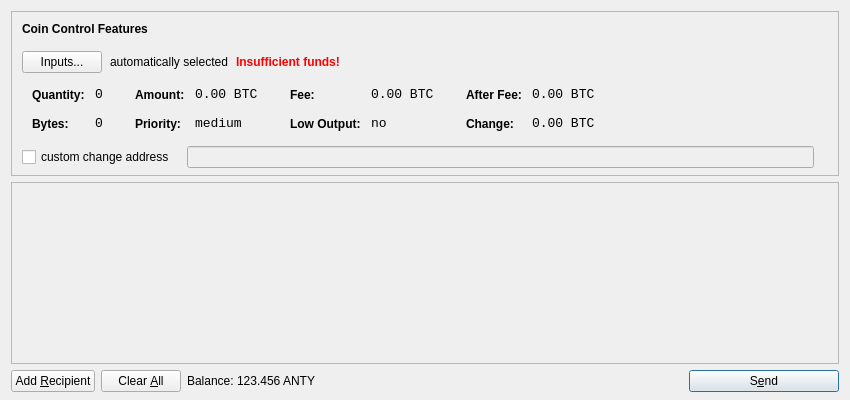
<?xml version="1.0" encoding="UTF-8"?>
<ui version="4.0">
 <class>SendCoinsDialog</class>
 <widget class="QDialog" name="SendCoinsDialog">
  <property name="geometry">
   <rect>
    <x>0</x>
    <y>0</y>
    <width>850</width>
    <height>400</height>
   </rect>
  </property>
  <property name="windowTitle">
   <string>Send Coins</string>
  </property>
  <layout class="QVBoxLayout" name="verticalLayout" stretch="0,1,0">
   <property name="bottomMargin">
    <number>8</number>
   </property>
   <item>
    <widget class="QFrame" name="frameCoinControl">
     <property name="sizePolicy">
      <sizepolicy hsizetype="Expanding" vsizetype="Expanding">
       <horstretch>0</horstretch>
       <verstretch>0</verstretch>
      </sizepolicy>
     </property>
     <property name="maximumSize">
      <size>
       <width>16777215</width>
       <height>16777215</height>
      </size>
     </property>
     <property name="frameShape">
      <enum>QFrame::StyledPanel</enum>
     </property>
     <property name="frameShadow">
      <enum>QFrame::Sunken</enum>
     </property>
     <layout class="QVBoxLayout" name="verticalLayoutCoinControl2">
      <property name="spacing">
       <number>-1</number>
      </property>
      <property name="leftMargin">
       <number>0</number>
      </property>
      <property name="topMargin">
       <number>0</number>
      </property>
      <property name="rightMargin">
       <number>0</number>
      </property>
      <property name="bottomMargin">
       <number>6</number>
      </property>
      <item>
       <layout class="QVBoxLayout" name="verticalLayoutCoinControl" stretch="0,0,0,0,1">
        <property name="spacing">
         <number>0</number>
        </property>
        <property name="leftMargin">
         <number>10</number>
        </property>
        <property name="topMargin">
         <number>10</number>
        </property>
        <item>
         <layout class="QHBoxLayout" name="horizontalLayoutCoinControl1">
          <property name="bottomMargin">
           <number>15</number>
          </property>
          <item>
           <widget class="QLabel" name="labelCoinControlFeatures">
            <property name="sizePolicy">
             <sizepolicy hsizetype="Preferred" vsizetype="Maximum">
              <horstretch>0</horstretch>
              <verstretch>0</verstretch>
             </sizepolicy>
            </property>
            <property name="font">
             <font>
              <weight>75</weight>
              <bold>true</bold>
             </font>
            </property>
            <property name="styleSheet">
             <string notr="true">font-weight:bold;</string>
            </property>
            <property name="text">
             <string>Coin Control Features</string>
            </property>
           </widget>
          </item>
         </layout>
        </item>
        <item>
         <layout class="QHBoxLayout" name="horizontalLayoutCoinControl2" stretch="0,0,0,0">
          <property name="spacing">
           <number>8</number>
          </property>
          <property name="bottomMargin">
           <number>10</number>
          </property>
          <item>
           <widget class="QPushButton" name="pushButtonCoinControl">
            <property name="styleSheet">
             <string notr="true"/>
            </property>
            <property name="text">
             <string>Inputs...</string>
            </property>
           </widget>
          </item>
          <item>
           <widget class="QLabel" name="labelCoinControlAutomaticallySelected">
            <property name="text">
             <string>automatically selected</string>
            </property>
            <property name="margin">
             <number>5</number>
            </property>
           </widget>
          </item>
          <item>
           <widget class="QLabel" name="labelCoinControlInsuffFunds">
            <property name="font">
             <font>
              <weight>75</weight>
              <bold>true</bold>
             </font>
            </property>
            <property name="styleSheet">
             <string notr="true">color:red;font-weight:bold;</string>
            </property>
            <property name="text">
             <string>Insufficient funds!</string>
            </property>
            <property name="margin">
             <number>5</number>
            </property>
           </widget>
          </item>
          <item>
           <spacer name="horizontalSpacerCoinControl">
            <property name="orientation">
             <enum>Qt::Horizontal</enum>
            </property>
            <property name="sizeHint" stdset="0">
             <size>
              <width>40</width>
              <height>1</height>
             </size>
            </property>
           </spacer>
          </item>
         </layout>
        </item>
        <item>
         <widget class="QWidget" name="widgetCoinControl" native="true">
          <property name="sizePolicy">
           <sizepolicy hsizetype="Preferred" vsizetype="Preferred">
            <horstretch>0</horstretch>
            <verstretch>0</verstretch>
           </sizepolicy>
          </property>
          <property name="minimumSize">
           <size>
            <width>0</width>
            <height>0</height>
           </size>
          </property>
          <property name="styleSheet">
           <string notr="true"/>
          </property>
          <layout class="QHBoxLayout" name="horizontalLayoutCoinControl5">
           <property name="margin">
            <number>0</number>
           </property>
           <item>
            <layout class="QHBoxLayout" name="horizontalLayoutCoinControl3" stretch="0,0,0,1">
             <property name="spacing">
              <number>20</number>
             </property>
             <property name="topMargin">
              <number>0</number>
             </property>
             <property name="bottomMargin">
              <number>10</number>
             </property>
             <item>
              <layout class="QFormLayout" name="formLayoutCoinControl1">
               <property name="horizontalSpacing">
                <number>10</number>
               </property>
               <property name="verticalSpacing">
                <number>14</number>
               </property>
               <property name="leftMargin">
                <number>10</number>
               </property>
               <property name="topMargin">
                <number>4</number>
               </property>
               <property name="rightMargin">
                <number>6</number>
               </property>
               <item row="0" column="0">
                <widget class="QLabel" name="labelCoinControlQuantityText">
                 <property name="styleSheet">
                  <string notr="true">font-weight:bold;</string>
                 </property>
                 <property name="text">
                  <string>Quantity:</string>
                 </property>
                 <property name="margin">
                  <number>0</number>
                 </property>
                </widget>
               </item>
               <item row="0" column="1">
                <widget class="QLabel" name="labelCoinControlQuantity">
                 <property name="font">
                  <font>
                   <family>Monospace</family>
                   <pointsize>10</pointsize>
                  </font>
                 </property>
                 <property name="cursor">
                  <cursorShape>IBeamCursor</cursorShape>
                 </property>
                 <property name="contextMenuPolicy">
                  <enum>Qt::ActionsContextMenu</enum>
                 </property>
                 <property name="text">
                  <string notr="true">0</string>
                 </property>
                 <property name="margin">
                  <number>0</number>
                 </property>
                 <property name="textInteractionFlags">
                  <set>Qt::LinksAccessibleByMouse|Qt::TextSelectableByKeyboard|Qt::TextSelectableByMouse</set>
                 </property>
                </widget>
               </item>
               <item row="1" column="0">
                <widget class="QLabel" name="labelCoinControlBytesText">
                 <property name="styleSheet">
                  <string notr="true">font-weight:bold;</string>
                 </property>
                 <property name="text">
                  <string>Bytes:</string>
                 </property>
                </widget>
               </item>
               <item row="1" column="1">
                <widget class="QLabel" name="labelCoinControlBytes">
                 <property name="font">
                  <font>
                   <family>Monospace</family>
                   <pointsize>10</pointsize>
                  </font>
                 </property>
                 <property name="cursor">
                  <cursorShape>IBeamCursor</cursorShape>
                 </property>
                 <property name="contextMenuPolicy">
                  <enum>Qt::ActionsContextMenu</enum>
                 </property>
                 <property name="text">
                  <string notr="true">0</string>
                 </property>
                 <property name="textInteractionFlags">
                  <set>Qt::LinksAccessibleByMouse|Qt::TextSelectableByKeyboard|Qt::TextSelectableByMouse</set>
                 </property>
                </widget>
               </item>
              </layout>
             </item>
             <item>
              <layout class="QFormLayout" name="formLayoutCoinControl2">
               <property name="horizontalSpacing">
                <number>10</number>
               </property>
               <property name="verticalSpacing">
                <number>14</number>
               </property>
               <property name="leftMargin">
                <number>6</number>
               </property>
               <property name="topMargin">
                <number>4</number>
               </property>
               <property name="rightMargin">
                <number>6</number>
               </property>
               <item row="0" column="0">
                <widget class="QLabel" name="labelCoinControlAmountText">
                 <property name="styleSheet">
                  <string notr="true">font-weight:bold;</string>
                 </property>
                 <property name="text">
                  <string>Amount:</string>
                 </property>
                 <property name="margin">
                  <number>0</number>
                 </property>
                </widget>
               </item>
               <item row="0" column="1">
                <widget class="QLabel" name="labelCoinControlAmount">
                 <property name="font">
                  <font>
                   <family>Monospace</family>
                   <pointsize>10</pointsize>
                  </font>
                 </property>
                 <property name="cursor">
                  <cursorShape>IBeamCursor</cursorShape>
                 </property>
                 <property name="contextMenuPolicy">
                  <enum>Qt::ActionsContextMenu</enum>
                 </property>
                 <property name="text">
                  <string notr="true">0.00 BTC</string>
                 </property>
                 <property name="textInteractionFlags">
                  <set>Qt::LinksAccessibleByMouse|Qt::TextSelectableByKeyboard|Qt::TextSelectableByMouse</set>
                 </property>
                </widget>
               </item>
               <item row="1" column="0">
                <widget class="QLabel" name="labelCoinControlPriorityText">
                 <property name="styleSheet">
                  <string notr="true">font-weight:bold;</string>
                 </property>
                 <property name="text">
                  <string>Priority:</string>
                 </property>
                </widget>
               </item>
               <item row="1" column="1">
                <widget class="QLabel" name="labelCoinControlPriority">
                 <property name="font">
                  <font>
                   <family>Monospace</family>
                   <pointsize>10</pointsize>
                  </font>
                 </property>
                 <property name="cursor">
                  <cursorShape>IBeamCursor</cursorShape>
                 </property>
                 <property name="contextMenuPolicy">
                  <enum>Qt::ActionsContextMenu</enum>
                 </property>
                 <property name="text">
                  <string>medium</string>
                 </property>
                 <property name="textInteractionFlags">
                  <set>Qt::LinksAccessibleByMouse|Qt::TextSelectableByKeyboard|Qt::TextSelectableByMouse</set>
                 </property>
                </widget>
               </item>
              </layout>
             </item>
             <item>
              <layout class="QFormLayout" name="formLayoutCoinControl3">
               <property name="horizontalSpacing">
                <number>10</number>
               </property>
               <property name="verticalSpacing">
                <number>14</number>
               </property>
               <property name="leftMargin">
                <number>6</number>
               </property>
               <property name="topMargin">
                <number>4</number>
               </property>
               <property name="rightMargin">
                <number>6</number>
               </property>
               <item row="0" column="0">
                <widget class="QLabel" name="labelCoinControlFeeText">
                 <property name="styleSheet">
                  <string notr="true">font-weight:bold;</string>
                 </property>
                 <property name="text">
                  <string>Fee:</string>
                 </property>
                 <property name="margin">
                  <number>0</number>
                 </property>
                </widget>
               </item>
               <item row="0" column="1">
                <widget class="QLabel" name="labelCoinControlFee">
                 <property name="font">
                  <font>
                   <family>Monospace</family>
                   <pointsize>10</pointsize>
                  </font>
                 </property>
                 <property name="cursor">
                  <cursorShape>IBeamCursor</cursorShape>
                 </property>
                 <property name="contextMenuPolicy">
                  <enum>Qt::ActionsContextMenu</enum>
                 </property>
                 <property name="text">
                  <string notr="true">0.00 BTC</string>
                 </property>
                 <property name="textInteractionFlags">
                  <set>Qt::LinksAccessibleByMouse|Qt::TextSelectableByKeyboard|Qt::TextSelectableByMouse</set>
                 </property>
                </widget>
               </item>
               <item row="1" column="0">
                <widget class="QLabel" name="labelCoinControlLowOutputText">
                 <property name="styleSheet">
                  <string notr="true">font-weight:bold;</string>
                 </property>
                 <property name="text">
                  <string>Low Output:</string>
                 </property>
                </widget>
               </item>
               <item row="1" column="1">
                <widget class="QLabel" name="labelCoinControlLowOutput">
                 <property name="font">
                  <font>
                   <family>Monospace</family>
                   <pointsize>10</pointsize>
                  </font>
                 </property>
                 <property name="cursor">
                  <cursorShape>IBeamCursor</cursorShape>
                 </property>
                 <property name="contextMenuPolicy">
                  <enum>Qt::ActionsContextMenu</enum>
                 </property>
                 <property name="text">
                  <string>no</string>
                 </property>
                 <property name="textInteractionFlags">
                  <set>Qt::LinksAccessibleByMouse|Qt::TextSelectableByKeyboard|Qt::TextSelectableByMouse</set>
                 </property>
                </widget>
               </item>
              </layout>
             </item>
             <item>
              <layout class="QFormLayout" name="formLayoutCoinControl4">
               <property name="horizontalSpacing">
                <number>10</number>
               </property>
               <property name="verticalSpacing">
                <number>14</number>
               </property>
               <property name="leftMargin">
                <number>6</number>
               </property>
               <property name="topMargin">
                <number>4</number>
               </property>
               <property name="rightMargin">
                <number>6</number>
               </property>
               <item row="0" column="0">
                <widget class="QLabel" name="labelCoinControlAfterFeeText">
                 <property name="styleSheet">
                  <string notr="true">font-weight:bold;</string>
                 </property>
                 <property name="text">
                  <string>After Fee:</string>
                 </property>
                 <property name="margin">
                  <number>0</number>
                 </property>
                </widget>
               </item>
               <item row="0" column="1">
                <widget class="QLabel" name="labelCoinControlAfterFee">
                 <property name="font">
                  <font>
                   <family>Monospace</family>
                   <pointsize>10</pointsize>
                  </font>
                 </property>
                 <property name="cursor">
                  <cursorShape>IBeamCursor</cursorShape>
                 </property>
                 <property name="contextMenuPolicy">
                  <enum>Qt::ActionsContextMenu</enum>
                 </property>
                 <property name="text">
                  <string notr="true">0.00 BTC</string>
                 </property>
                 <property name="textInteractionFlags">
                  <set>Qt::LinksAccessibleByMouse|Qt::TextSelectableByKeyboard|Qt::TextSelectableByMouse</set>
                 </property>
                </widget>
               </item>
               <item row="1" column="0">
                <widget class="QLabel" name="labelCoinControlChangeText">
                 <property name="styleSheet">
                  <string notr="true">font-weight:bold;</string>
                 </property>
                 <property name="text">
                  <string>Change:</string>
                 </property>
                </widget>
               </item>
               <item row="1" column="1">
                <widget class="QLabel" name="labelCoinControlChange">
                 <property name="font">
                  <font>
                   <family>Monospace</family>
                   <pointsize>10</pointsize>
                  </font>
                 </property>
                 <property name="cursor">
                  <cursorShape>IBeamCursor</cursorShape>
                 </property>
                 <property name="contextMenuPolicy">
                  <enum>Qt::ActionsContextMenu</enum>
                 </property>
                 <property name="text">
                  <string notr="true">0.00 BTC</string>
                 </property>
                 <property name="textInteractionFlags">
                  <set>Qt::LinksAccessibleByMouse|Qt::TextSelectableByKeyboard|Qt::TextSelectableByMouse</set>
                 </property>
                </widget>
               </item>
              </layout>
             </item>
            </layout>
           </item>
          </layout>
         </widget>
        </item>
        <item>
         <layout class="QHBoxLayout" name="horizontalLayoutCoinControl4" stretch="0,0,0">
          <property name="spacing">
           <number>12</number>
          </property>
          <property name="sizeConstraint">
           <enum>QLayout::SetDefaultConstraint</enum>
          </property>
          <property name="topMargin">
           <number>5</number>
          </property>
          <property name="rightMargin">
           <number>5</number>
          </property>
          <item>
           <widget class="QCheckBox" name="checkBoxCoinControlChange">
            <property name="text">
             <string>custom change address</string>
            </property>
           </widget>
          </item>
          <item>
           <widget class="QLineEdit" name="lineEditCoinControlChange">
            <property name="enabled">
             <bool>false</bool>
            </property>
            <property name="sizePolicy">
             <sizepolicy hsizetype="Expanding" vsizetype="Fixed">
              <horstretch>0</horstretch>
              <verstretch>0</verstretch>
             </sizepolicy>
            </property>
           </widget>
          </item>
          <item>
           <widget class="QLabel" name="labelCoinControlChangeLabel">
            <property name="sizePolicy">
             <sizepolicy hsizetype="Preferred" vsizetype="Expanding">
              <horstretch>0</horstretch>
              <verstretch>0</verstretch>
             </sizepolicy>
            </property>
            <property name="minimumSize">
             <size>
              <width>0</width>
              <height>0</height>
             </size>
            </property>
            <property name="text">
             <string/>
            </property>
            <property name="margin">
             <number>3</number>
            </property>
           </widget>
          </item>
         </layout>
        </item>
        <item>
         <spacer name="verticalSpacerCoinControl">
          <property name="orientation">
           <enum>Qt::Vertical</enum>
          </property>
          <property name="sizeHint" stdset="0">
           <size>
            <width>800</width>
            <height>1</height>
           </size>
          </property>
         </spacer>
        </item>
       </layout>
      </item>
     </layout>
    </widget>
   </item>
   <item>
    <widget class="QScrollArea" name="scrollArea">
     <property name="widgetResizable">
      <bool>true</bool>
     </property>
     <widget class="QWidget" name="scrollAreaWidgetContents">
      <property name="geometry">
       <rect>
        <x>0</x>
        <y>0</y>
        <width>830</width>
        <height>165</height>
       </rect>
      </property>
      <layout class="QVBoxLayout" name="verticalLayout_2">
       <property name="margin">
        <number>0</number>
       </property>
       <item>
        <layout class="QVBoxLayout" name="entries">
         <property name="spacing">
          <number>6</number>
         </property>
        </layout>
       </item>
       <item>
        <spacer name="verticalSpacer">
         <property name="orientation">
          <enum>Qt::Vertical</enum>
         </property>
         <property name="sizeHint" stdset="0">
          <size>
           <width>20</width>
           <height>40</height>
          </size>
         </property>
        </spacer>
       </item>
      </layout>
     </widget>
    </widget>
   </item>
   <item>
    <layout class="QHBoxLayout" name="horizontalLayout">
     <item>
      <widget class="QPushButton" name="addButton">
       <property name="toolTip">
        <string>Send to multiple recipients at once</string>
       </property>
       <property name="text">
        <string>Add &amp;Recipient</string>
       </property>
       <property name="icon">
        <iconset resource="../bitcoin.qrc">
         <normaloff>:/icons/add</normaloff>:/icons/add</iconset>
       </property>
       <property name="autoDefault">
        <bool>false</bool>
       </property>
      </widget>
     </item>
     <item>
      <widget class="QPushButton" name="clearButton">
       <property name="sizePolicy">
        <sizepolicy hsizetype="Minimum" vsizetype="Fixed">
         <horstretch>0</horstretch>
         <verstretch>0</verstretch>
        </sizepolicy>
       </property>
       <property name="toolTip">
        <string>Remove all transaction fields</string>
       </property>
       <property name="text">
        <string>Clear &amp;All</string>
       </property>
       <property name="icon">
        <iconset resource="../bitcoin.qrc">
         <normaloff>:/icons/remove</normaloff>:/icons/remove</iconset>
       </property>
       <property name="autoRepeatDelay">
        <number>300</number>
       </property>
       <property name="autoDefault">
        <bool>false</bool>
       </property>
      </widget>
     </item>
     <item>
      <layout class="QHBoxLayout" name="horizontalLayout_2">
       <property name="spacing">
        <number>3</number>
       </property>
       <item>
        <widget class="QLabel" name="label">
         <property name="text">
          <string>Balance:</string>
         </property>
        </widget>
       </item>
       <item>
        <widget class="QLabel" name="labelBalance">
         <property name="cursor">
          <cursorShape>IBeamCursor</cursorShape>
         </property>
         <property name="text">
          <string>123.456 ANTY</string>
         </property>
         <property name="textInteractionFlags">
          <set>Qt::LinksAccessibleByMouse|Qt::TextSelectableByKeyboard|Qt::TextSelectableByMouse</set>
         </property>
        </widget>
       </item>
      </layout>
     </item>
     <item>
      <spacer name="horizontalSpacer">
       <property name="orientation">
        <enum>Qt::Horizontal</enum>
       </property>
       <property name="sizeHint" stdset="0">
        <size>
         <width>40</width>
         <height>20</height>
        </size>
       </property>
      </spacer>
     </item>
     <item>
      <widget class="QPushButton" name="sendButton">
       <property name="minimumSize">
        <size>
         <width>150</width>
         <height>0</height>
        </size>
       </property>
       <property name="toolTip">
        <string>Confirm the send action</string>
       </property>
       <property name="text">
        <string>S&amp;end</string>
       </property>
       <property name="icon">
        <iconset resource="../bitcoin.qrc">
         <normaloff>:/icons/send</normaloff>:/icons/send</iconset>
       </property>
       <property name="default">
        <bool>true</bool>
       </property>
      </widget>
     </item>
    </layout>
   </item>
  </layout>
 </widget>
 <resources>
  <include location="../bitcoin.qrc"/>
 </resources>
 <connections/>
</ui>
